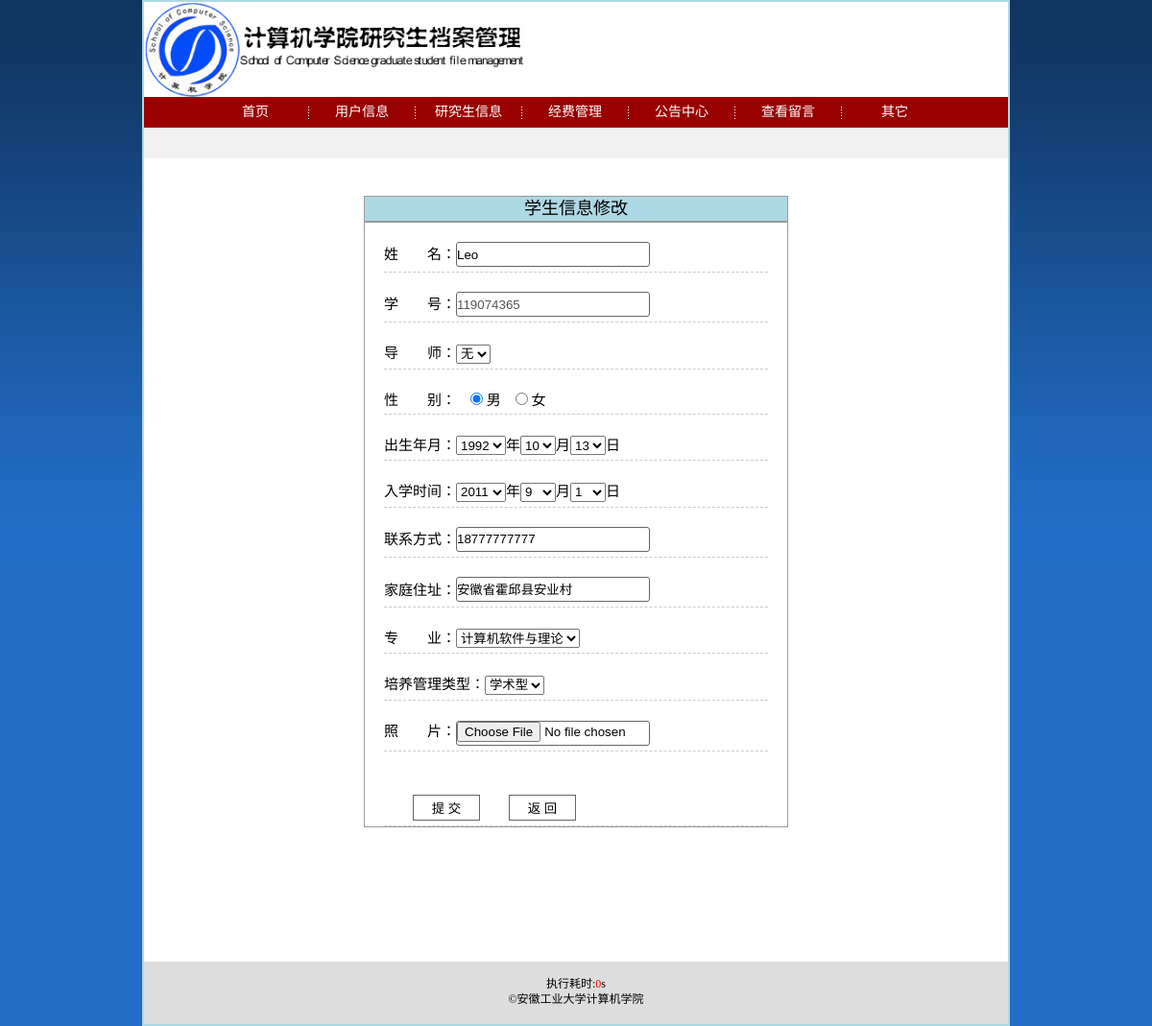
The page /stu_data_edit.php?num=119074365 (signed in) on the database its author committed.
### tables this page shows
CREATE TABLE IF NOT EXISTS `gm_stuinfo` (
  `gm_id` mediumint(8) unsigned NOT NULL auto_increment COMMENT '学生id',
  `gm_active` char(1) NOT NULL default '0' COMMENT '是否审核',
  `gm_num` int(14) unsigned NOT NULL COMMENT '学号',
  `gm_username` varchar(20) NOT NULL COMMENT '姓名',
  `gm_teacher` varchar(20) default NULL,
  `gm_sex` char(1) NOT NULL COMMENT '性别',
  `gm_birth` date NOT NULL COMMENT '生日',
  `gm_start_time` date NOT NULL COMMENT '入学时间',
  `gm_grade` char(3) NOT NULL COMMENT '年级',
  `gm_contact` char(14) NOT NULL COMMENT '联系方式',
  `gm_address` varchar(40) NOT NULL COMMENT '家庭住址',
  `gm_saddress` varchar(30) NOT NULL COMMENT '学校内住址',
  `gm_subject` char(8) NOT NULL COMMENT '专业',
  `gm_type` char(4) NOT NULL COMMENT '培养管理类型',
  `gm_remarks` text COMMENT '备注',
  `gm_photoname` varchar(50) NOT NULL COMMENT '照片名称',
  PRIMARY KEY  (`gm_id`)
);

### includes/mysql.func.php (called while the page is built, shortened)
<?php
function _query($sql){
	return mysql_query($sql);
}
function _fetch_array($sql){
	return mysql_fetch_array(_query($sql));
}
?>

### stu_data_edit.php (the view, shortened to what this page needs)
<?php
if($_GET['num']!=""){
$row=_fetch_array("SELECT * FROM gm_stuinfo WHERE gm_num={$_GET['num']}");
	$birth=explode("-",$row['gm_birth']);
	$start=explode("-",$row['gm_start_time']);
}
?>
<!DOCTYPE html PUBLIC "-//W3C//DTD XHTML 1.0 Transitional//EN" "http://www.w3.org/TR/xhtml1/DTD/xhtml1-transitional.dtd">
<html xmlns="http://www.w3.org/1999/xhtml">
<head>
<?php
	require ROOT_PATH.'includes/title_admin.inc.php';
?>
</head>
<body>
<?php
	require ROOT_PATH.'includes/header_admin.inc.php';
?>
<div id="main">
	<form action="stu_data_edit.php" method="post" enctype="multipart/form-data" >
		<dl>
			<dt>学生信息修改</dt>
			<dd>姓　　名：<input type="text" name="username" class="text" value="<?php echo $row['gm_username']?>"/></dd>
			<dd>学　　号：<input type="text" class="text" value="<?php echo $row['gm_num']?>" disabled="disabled"/>
			</dd>
			<dd>导　　师：<select name="teacher">
			<?php
			if($row['gm_active']==0)
				echo '<option value="">未审核无法分配</option>';
			else{
				echo '<option value="">无</option>';
			}
			?></select></dd>
			<dd>性　　别：<input type="radio" name="sex" class="radio" value="男" <?php if($row['gm_sex']=='男')echo "checked='checked'"?>/> 男<input type="radio" name="sex" class="radio" value="女" <?php if($row['gm_sex']=='女')echo "checked='checked'"?>/> 女</dd>
			<dd>出生年月：<select name="birth_y"><?php for($i=1980;$i<=1995;$i++){if($birth[0]==$i)echo "<option value=$i selected='selected'>$i</option>";else echo "<option value=$i>$i</option>";}?></select>年<select name="birth_m"><?php for($i=1;$i<=12;$i++){if($birth[1]==$i)echo "<option value=$i selected='selected'>$i</option>";else echo "<option value=$i>$i</option>";}?></select>月<select name="birth_d"><?php for($i=1;$i<=31;$i++){if($birth[2]==$i)echo "<option value=$i selected='selected'>$i</option>";else echo "<option value=$i>$i</option>";}?>
</select>日</dd>
			<dd>入学时间：<select name="start_time_y"><?php for($i=2000;$i<=2012;$i++){if($start[0]==$i)echo "<option value=$i selected='selected'>$i</option>";else echo "<option value=$i>$i</option>";}?></select>年<select name="start_time_m"><?php for($i=1;$i<=12;$i++){if($start[1]==$i)echo "<option value=$i selected='selected'>$i</option>";else echo "<option value=$i>$i</option>";}?></select>月<select name="start_time_d"><?php for($i=1;$i<=31;$i++){if($start[2]==$i)echo "<option value=$i selected='selected'>$i</option>";else echo "<option value=$i>$i</option>";}?>
</select>日</dd>
			<dd>联系方式：<input type="text" name="contact" class="text" value="<?php echo $row['gm_contact']?>"/></dd>
			<dd>家庭住址：<input type="text" name="address" class="text" value="<?php echo $row['gm_address']?>" /></dd>
			<dd>专　　业：<select name="subject"><option value="计算机应用技术" selected="selected">计算机应用技术</option><option value="计算机软件与理论" <?php if($row['gm_subject']=="计算机软件与理论")echo "selected='selected'"; ?>>计算机软件与理论</option>
</select></dd>
			<dd>培养管理类型：<select name="type"><option value="学术型" selected="selected">学术型</option></select></dd>
			<dd>照　　片：<input type="file" name="photo" class="text"/>
			</dd>
			<dd><input type="submit" name="submit" class="button" value="提 交"/><input type="button" value="返 回" class="button" onclick="history.back()" /></dd>
		</dl>
	</form>
</div>
<?php
	require ROOT_PATH.'includes/footer_admin.inc.php';
?>
</body>
</html>

### styles/basic.css (style rules this page uses)
* { margin:0; padding:0; }
body { font-size:12px; font-family:微软雅黑,黑体; background:url("../images/user_all_bg.gif") repeat-x scroll 50% top #226CC5; }
input { background:#fff; border:1px solid #369; border-radius:4px; box-shadow:inset 0 0 2px #999; }
.radio { border-width:0; border-radius:0px; box-shadow:inset 0 0 0px #999; }

### styles/header.css (style rules this page uses)
#main { border-top:0px; }

### styles/stu_data_edit.css (style rules this page uses)
input { background:#fff; border:1px solid #666; border-radius:0px; box-shadow:inset 0 0 0px #999; }
#main form { border:1px solid #999; font-size:15px; width:400px; margin:30px auto 0 auto; padding:0 20px; }
#main form dl dt { width:440px; font-size:18px; text-align:center; height:25px; line-height:25px; background:lightblue; border-bottom:2px solid #999; margin-bottom:10px; position:relative; left:-20px; }
#main form dl dd { margin-top:20px; padding:0px 0 5px 0; border-bottom:1px dashed #ccc; }
#main form dl dd input.text { width:200px; height:24px; border-radius:3px; }
#main form dl dd select { height:20px; }
#main form dl dd input.radio { margin-left:15px; }
#main form dl dd input.button { width:70px; height:27px; margin-left:30px; margin-top:25px; cursor:pointer; }

### rows shown on the page
gm_stuinfo: username "Leo", gm_num "119074365", gm_sex "☑", birth_y "1992", birth_m "10", birth_d "13", start_time_y "2011", start_time_m "9", start_time_d "1", contact "18777777777", address "安徽省霍邱县安业村", subject "计算机软件与理论"

### other values the page prints
$end_time-$start_time "0"
